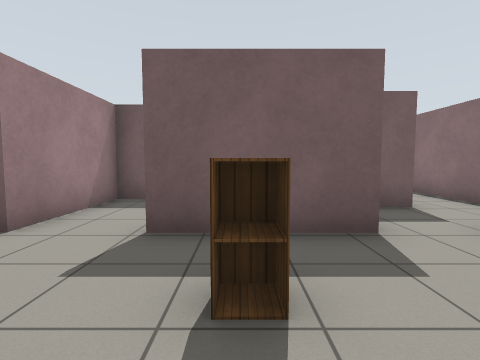
[1] (above)

22 first-person views from a walk through a robot-simulator world made for Gazebo. The camera is 1 m above the floor, tilts 4° down and sees 85° across. The floor is counted in squares, 1 m on a side. Each view is taken from the middle of a square. On the plan, view 1 faces up. The plan holds only what a view shows up to about 11 squares ahead; the rest is blank. Simple patterns stand in for the simulator's built-in surfaces.

[2]
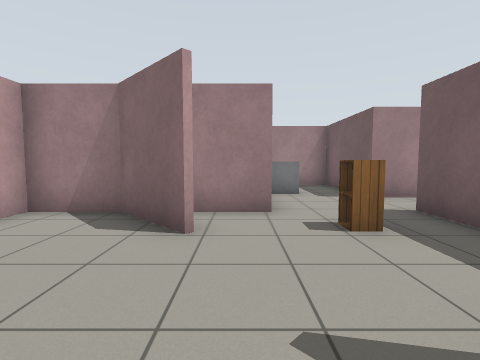

[3]
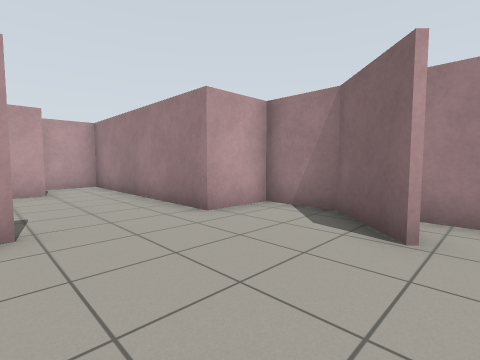

[4]
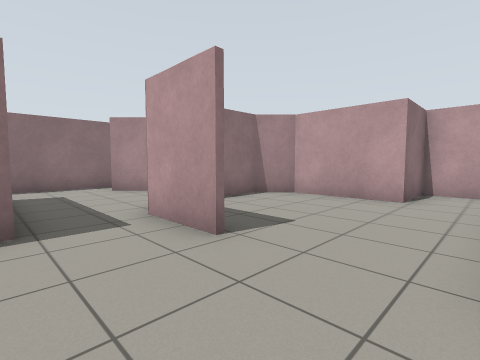

[5]
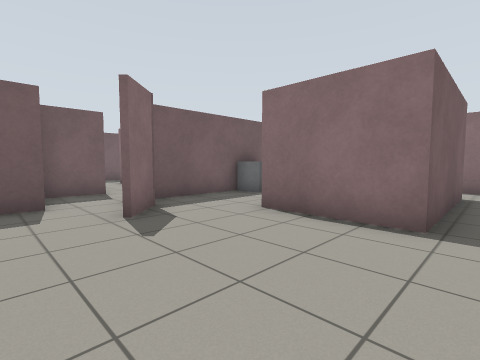

[6]
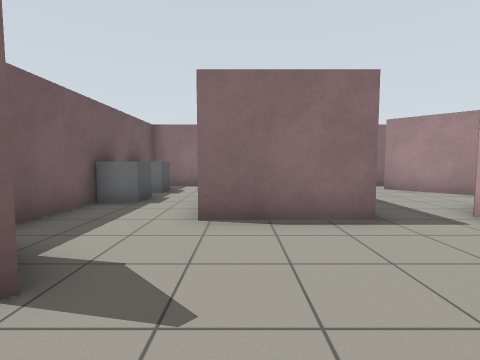

[7]
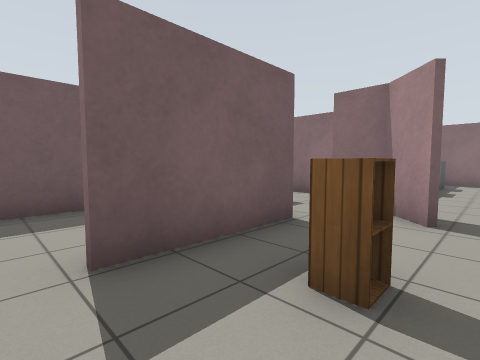

[8]
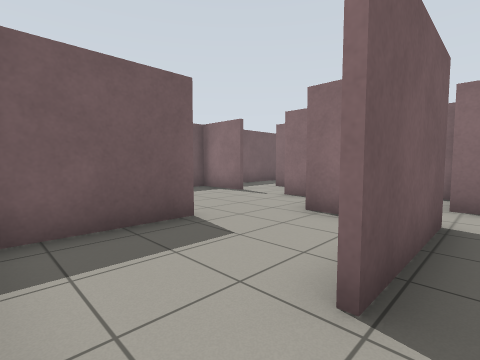

[9]
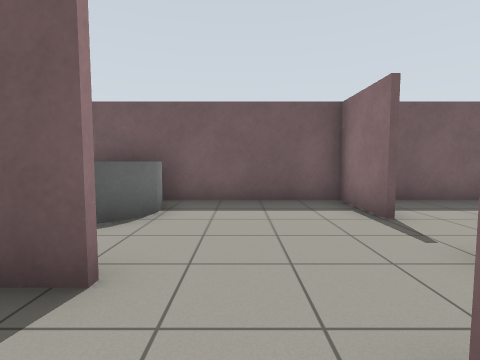

[10]
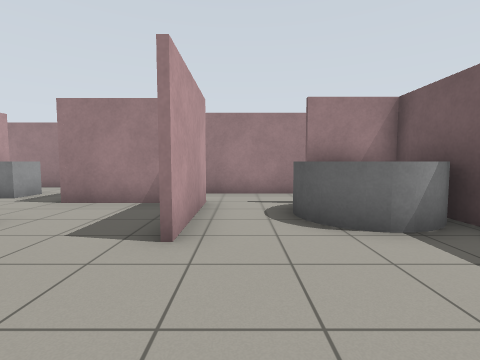

[11]
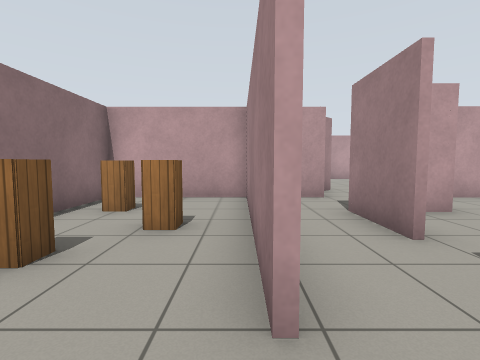

[12]
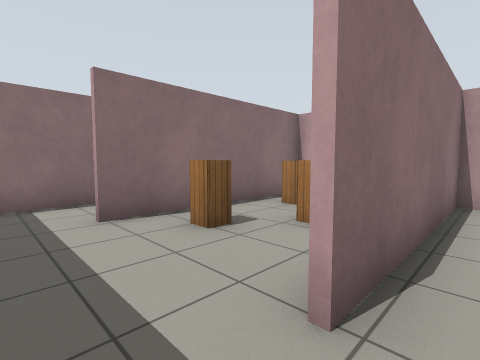

[13]
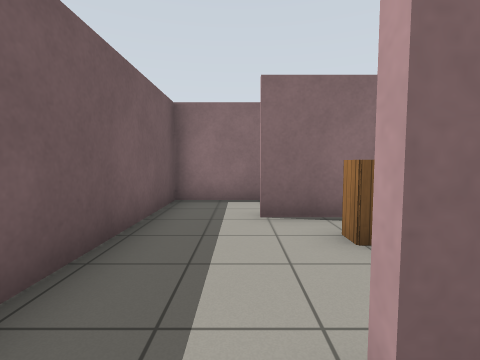

[14]
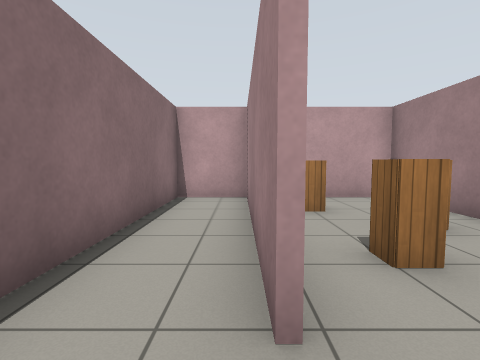

[15]
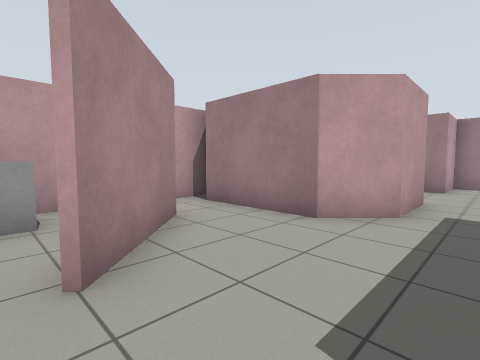

[16]
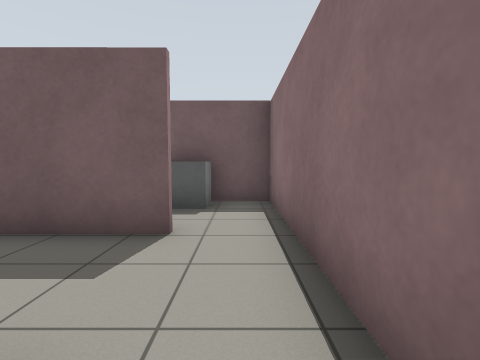

[17]
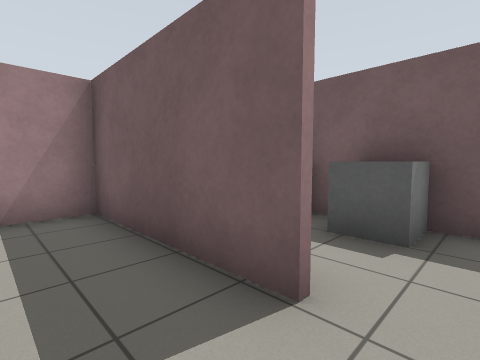

[18]
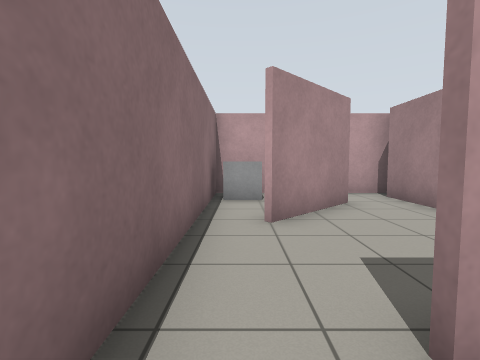

[19]
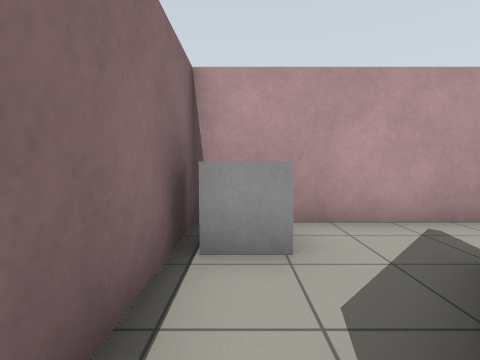

[20]
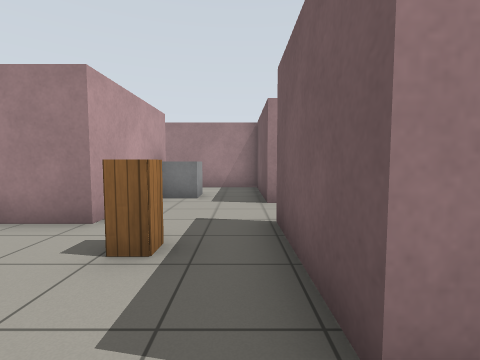

[21]
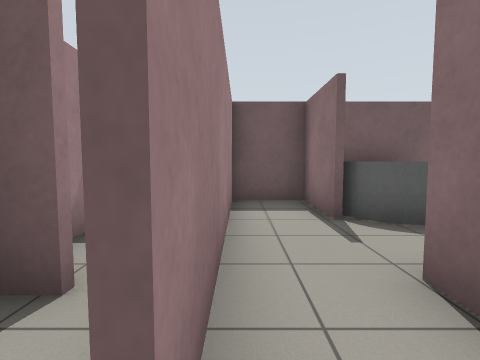

[22]
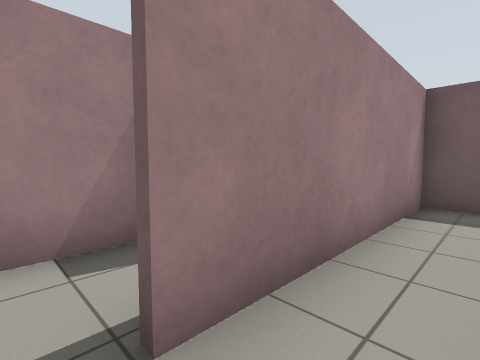

### Floor plan
Key: @ floor where view 1 was taken; # wall or solid block; . floor; C cabinet; B grey box; G grey cylinder.
Columns run from 7 left of view 1 to 12 right of it. Each row starts with its distance up from view 1.
 12   ##################
 11   #.# G....#.......#
 10   #.G G....#.......#
  9 # #..G.......#...#.#
  8 # #..........#.C.#.#
  7 #.#.###....#.#C..#.#
  6 #.#.#....###.#..C#.#
  5 #...#....#...#...#.#
  4 #####.####.#########
  3 #..........#..BB.B.#
  2 #.B....C..##.......#
  1 #.BB........######.#
  0 #   ###@....#......#
 -1 #     ##....#......#
 -2       #.....######.#
 -3       #............#
 -4       ###..###.....#
 -5         #....##....#
 -6         #.....#.##.#
 -7         #.....#.#..#
 -8         #.....#...B#
 -9        ##....##....#
-10        #..#########
-11        #..#
-12        ####

Where each view was taken, in squares from view 1:
view 1: 0 up, 0 right, facing up
view 2: 0 up, 4 right, facing left
view 3: 0 up, 4 right, facing down-left
view 4: 2 down, 1 right, facing down-right
view 5: 3 down, 1 right, facing up-right
view 6: 0 up, 1 right, facing right
view 7: 1 up, 2 left, facing up-right
view 8: 3 up, 3 left, facing up-right
view 9: 5 up, 1 right, facing up
view 10: 8 up, 3 right, facing left
view 11: 11 up, 6 right, facing down
view 12: 11 up, 5 right, facing down-right
view 13: 10 up, 5 right, facing right
view 14: 11 up, 10 right, facing down
view 15: 3 down, 11 right, facing down-left
view 16: 3 down, 11 right, facing up
view 17: 1 down, 11 right, facing up-left
view 18: 1 down, 11 right, facing down
view 19: 5 down, 11 right, facing down
view 20: 3 up, 3 right, facing left
view 21: 5 up, 5 left, facing up
view 22: 5 up, 4 left, facing up-left
